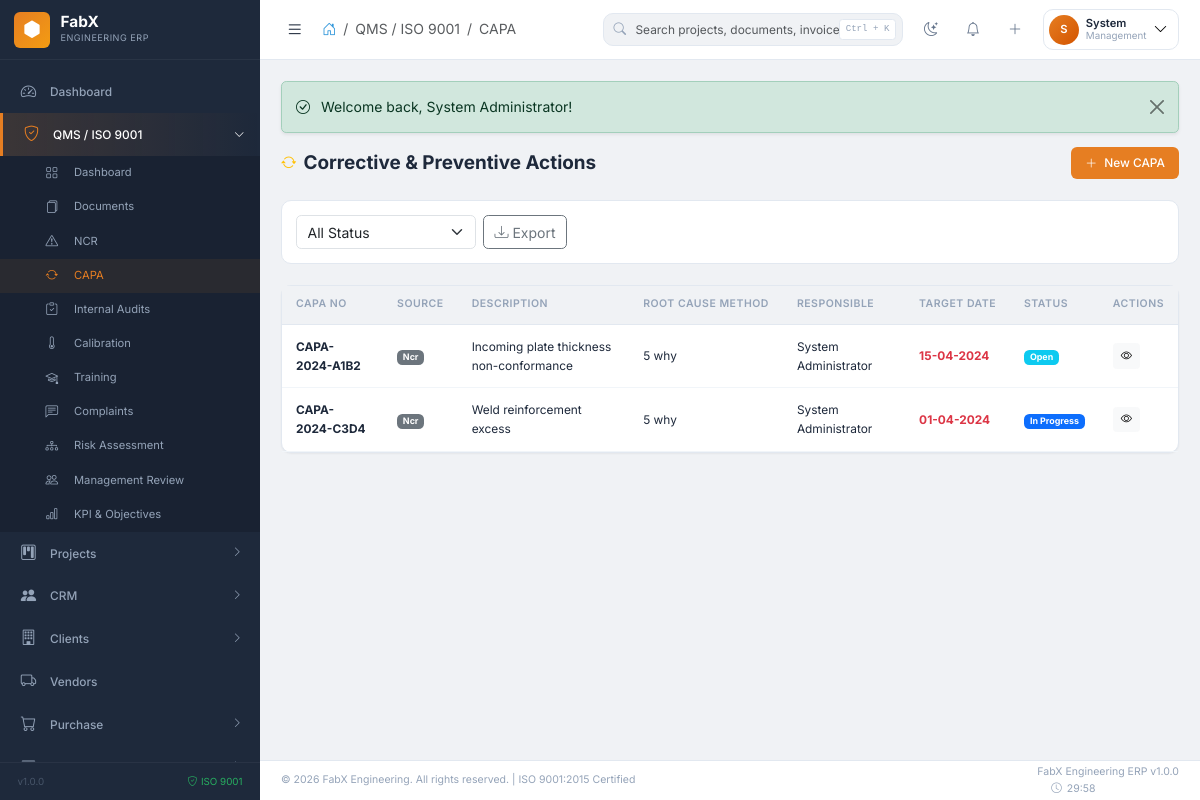
/qms/capa (signed in), run on the app's committed database.
### tables this page shows
CREATE TABLE fabx_capa (
    id INT AUTO_INCREMENT PRIMARY KEY,
    capa_no VARCHAR(50) NOT NULL UNIQUE,
    source_type ENUM('ncr','audit','complaint','risk','management_review','other') NOT NULL,
    source_id INT,
    description TEXT NOT NULL,
    root_cause_analysis TEXT,
    root_cause_method ENUM('5_why','fishbone','pareto','fmea','other') DEFAULT '5_why',
    corrective_action TEXT,
    preventive_action TEXT,
    responsible_person INT,
    department_id INT,
    target_date DATE,
    implementation_date DATE,
    effectiveness_check TEXT,
    effectiveness_verified_by INT,
    effectiveness_date DATE,
    effectiveness_result ENUM('effective','partially_effective','not_effective') DEFAULT NULL,
    status ENUM('open','in_progress','implemented','verified','closed','cancelled') DEFAULT 'open',
    created_by INT,
    created_at TIMESTAMP DEFAULT CURRENT_TIMESTAMP,
    updated_at TIMESTAMP DEFAULT CURRENT_TIMESTAMP ON UPDATE CURRENT_TIMESTAMP,
    FOREIGN KEY (responsible_person) REFERENCES fabx_users(id),
    FOREIGN KEY (effectiveness_verified_by) REFERENCES fabx_users(id),
    FOREIGN KEY (department_id) REFERENCES fabx_departments(id),
    FOREIGN KEY (created_by) REFERENCES fabx_users(id),
    INDEX idx_capa_no (capa_no),
    INDEX idx_status (status)
);

### modules/qms/QMSController.php (called while the page is built, shortened)
<?php
class QMSController extends Controller {
    public function capa(): void {
        $page = (int)($_GET['page'] ?? 1);
        $where = "WHERE 1=1";
        $params = [];
        $capas = $this->db->fetchAll(
            "SELECT c.*, CONCAT(u.first_name, ' ', u.last_name) as responsible_name, d.name as department_name
             FROM " . $this->db->table("capa") . " c
             LEFT JOIN " . $this->db->table("users") . " u ON c.responsible_person = u.id
             LEFT JOIN " . $this->db->table("departments") . " d ON c.department_id = d.id
             {$where} ORDER BY c.created_at DESC LIMIT ? OFFSET ?",
            array_merge($params, [DEFAULT_PER_PAGE, ($page - 1) * DEFAULT_PER_PAGE])
        );
        $total = (int)$this->db->fetchValue("SELECT COUNT(*) FROM " . $this->db->table("capa") . " c {$where}", $params);
        $this->view('capa/list', [
            'page_title' => 'CAPA',
            'breadcrumb_module' => 'QMS / ISO 9001',
            'breadcrumb_page' => 'CAPA',
            'capas' => $capas,
            'pagination' => paginate($total, $page),
            'filters' => compact('status')
        ]);
    }
}

### config/config.php (called while the page is built, shortened)
<?php
spl_autoload_register(function ($class) {
    $prefixes = [
        'Core\\' => FABX_ROOT . '/core/',
        'Modules\\' => FABX_ROOT . '/modules/',
    ];
    foreach ($prefixes as $prefix => $baseDir) {
        $len = strlen($prefix);
        if (strncmp($prefix, $class, $len) === 0) {
            $relativeClass = substr($class, $len);
            $file = $baseDir . str_replace('\\', '/', $relativeClass) . '.php';
            if (file_exists($file)) {
                return;
            }
        }
    }
});
require_once FABX_ROOT . '/includes/functions.php';
require_once FABX_ROOT . '/includes/security.php';

### core/Database.php (called while the page is built, shortened)
<?php
class Database {
    private static ?self $instance = null;
    private mysqli $connection;
    private string $prefix;
    private function __construct() {
        $this->prefix = DB_PREFIX;
        $this->connection = new mysqli(DB_HOST, DB_USER, DB_PASS, DB_NAME);
        $this->connection->set_charset(DB_CHARSET);
    }
    public static function getInstance(): self {
        if (self::$instance === null) {
            self::$instance = new self();
        }
        return self::$instance;
    }
    public function query(string $sql, array $params = []): \mysqli_stmt|false {
        $stmt = $this->connection->prepare($sql);
        if (!empty($params)) {
            $types = '';
            $values = [];
            foreach ($params as $param) {
                if (is_int($param)) {
                    $types .= 'i';
                } elseif (is_float($param)) {
                    $types .= 'd';
                } elseif (is_bool($param)) {
                    $types .= 'i';
                    $param = $param ? 1 : 0;
                } else {
                    $types .= 's';
                }
                $values[] = $param;
            }
            $stmt->bind_param($types, ...$values);
        }
        return $stmt;
    }
    public function fetchAll(string $sql, array $params = []): array {
        $stmt = $this->query($sql, $params);
        $stmt->execute();
        $result = $stmt->get_result();
        $rows = $result->fetch_all(MYSQLI_ASSOC);
        return $rows;
    }
    public function table(string $name): string {
        return $this->prefix . $name;
    }
}

### includes/security.php (called while the page is built, shortened)
<?php
function e(string $text): string {
    return htmlspecialchars($text, ENT_QUOTES, 'UTF-8');
}

### modules/qms/views/capa/list.php (the view, shortened to what this page needs)
<div class="page-header">
  <h1 class="page-title"><i class="bi bi-arrow-repeat text-warning"></i> Corrective & Preventive Actions</h1>
  <div class="page-actions">
    <a href="<?= base_url('qms/capa/create') ?>" class="btn btn-fx btn-fx-primary"><i class="bi bi-plus-lg"></i> New CAPA</a>
  </div>
</div>
<div class="filters-bar">
  <form class="d-flex gap-2 flex-wrap w-100">
    <select name="status" class="form-select" style="width:180px" onchange="this.form.submit()">
      <option value="">All Status</option>
    </select>
    <button type="button" class="btn btn-outline-secondary" onclick="exportTableToCSV('capaTable','capa_<?= date('Y-m-d') ?>.csv')"><i class="bi bi-download"></i> Export</button>
  </form>
</div>
<div class="fx-card">
  <div class="fx-card-body p-0">
    <div class="table-responsive-fx">
      <table class="fx-table mb-0" id="capaTable">
        <thead><tr><th>CAPA No</th><th>Source</th><th>Description</th><th>Root Cause Method</th><th>Responsible</th><th>Target Date</th><th>Status</th><th class="actions">Actions</th></tr></thead>
        <tbody>
          <?php if (!empty($capas)): foreach ($capas as $c): ?>
          <tr>
            <td><strong><?= e($c['capa_no']) ?></strong></td>
            <td><span class="badge bg-secondary"><?= ucfirst(str_replace('_',' ',$c['source_type'])) ?></span></td>
            <td><?= e(truncate($c['description'],55)) ?></td>
            <td><?= ucfirst(str_replace('_',' ',$c['root_cause_method'] ?? '—')) ?></td>
            <td><?= e($c['responsible_name'] ?? '—') ?></td>
            <td><?php $td=$c['target_date']; $overdue=$td&&strtotime($td)<time()&&$c['status']!=='closed'; ?>
              <span class="<?= $overdue?'text-danger fw-bold':'' ?>"><?= format_date($td) ?></span>
            </td>
            <td><?= status_badge($c['status']) ?></td>
            <td class="actions">
              <a href="<?= base_url('qms/capa/view/'.$c['id']) ?>" class="btn btn-sm btn-light" title="View"><i class="bi bi-eye"></i></a>
            </td>
          </tr>
          <?php endforeach; endif; ?>
        </tbody>
      </table>
    </div>
  </div>
</div>

### includes/functions.php (shortened to what this page needs)
<?php
function base_url(string $path = ''): string {
    return APP_URL . '/' . ltrim($path, '/');
}
function format_date(?string $date, string $format = DATE_FORMAT): string {
    $d = DateTime::createFromFormat(DB_DATE_FORMAT, $date);
    return $d->format($format);
}
function truncate(string $text, int $length = 100, string $suffix = '...'): string {
    if (strlen($text) <= $length) return $text;
    return substr($text, 0, $length) . $suffix;
}
function status_badge(string $status): string {
    $badges = [
        'active' => 'success',
        'inactive' => 'secondary',
        'pending' => 'warning',
        'approved' => 'success',
        'rejected' => 'danger',
        'completed' => 'success',
        'in_progress' => 'primary',
        'on_hold' => 'warning',
        'cancelled' => 'danger',
        'delayed' => 'danger',
        'open' => 'info',
        'closed' => 'secondary',
        'draft' => 'light',
        'submitted' => 'primary',
        'under_review' => 'warning',
        'planning' => 'info',
        'design' => 'primary',
        'procurement' => 'warning',
        'production' => 'success',
        'assembly' => 'primary',
        'painting' => 'info',
        'dispatch' => 'warning',
        'installation' => 'primary',
        'paid' => 'success',
        'unpaid' => 'danger',
        'partial' => 'warning',
        'overdue' => 'danger',
    ];
    $class = $badges[strtolower($status)] ?? 'secondary';
    $label = ucwords(str_replace('_', ' ', $status));
    return '<span class="badge bg-' . $class . '">' . $label . '</span>';
}

### assets/css/fabx-theme.css (style rules this page uses)
:root { --primary: #2c3e50; --primary-dark: #1a252f; --primary-light: #34495e; --secondary: #6c757d; --accent: #e67e22; --accent-light: #f39c12; --accent-dark: #d35400; --info: #3498db; --success: #27ae60; --warning: #f39c12; --danger: #e74c3c; --bg-body: #f0f2f5; --bg-card: #ffffff; --bg-sidebar: #1e293b; --bg-sidebar-hover: #0f172a; --bg-navbar: #ffffff; --text-primary: #1e293b; --text-secondary: #64748b; --text-muted: #94a3b8; --border-color: #e2e8f0; --border-light: #f1f5f9; --shadow-sm: 0 1px 2px 0 rgba(0,0,0,0.05); --shadow: 0 1px 3px 0 rgba(0,0,0,0.1), 0 1px 2px -1px rgba(0,0,0,0.1); --shadow-md: 0 4px 6px -1px rgba(0,0,0,0.1), 0 2px 4px -2px rgba(0,0,0,0.1); --shadow-lg: 0 10px 15px -3px rgba(0,0,0,0.1), 0 4px 6px -4px rgba(0,0,0,0.1); --shadow-xl: 0 20px 25px -5px rgba(0,0,0,0.1), 0 8px 10px -6px rgba(0,0,0,0.1); --sidebar-width: 260px; --sidebar-collapsed: 70px; --navbar-height: 60px; --footer-height: 40px; --font-sans: 'Inter', -apple-system, BlinkMacSystemFont, sans-serif; --font-mono: 'SF Mono', monospace; --radius-sm: 6px; --radius: 10px; --radius-lg: 14px; --radius-xl: 20px; --transition-fast: 0.15s ease; --transition: 0.2s ease; --transition-slow: 0.3s ease; }
*, *::before, *::after { box-sizing: border-box; margin: 0; }
html { font-size: 14px; }
body { font-family: var(--font-sans); background: var(--bg-body); color: var(--text-primary); line-height: 1.6; -webkit-font-smoothing: antialiased; overflow-x: hidden; }
.fx-card { background: var(--bg-card); border: 1px solid var(--border-color); border-radius: var(--radius); box-shadow: var(--shadow-sm); transition: box-shadow var(--transition), transform var(--transition); }
.fx-card-body { padding: 1.25rem; }
.fx-table { width: 100%; border-collapse: collapse; }
.fx-table thead th { background: var(--bg-body); padding: 0.75rem 1rem; font-size: 0.75rem; font-weight: 600; text-transform: uppercase; letter-spacing: 0.5px; color: var(--text-muted); border-bottom: 1px solid var(--border-color); white-space: nowrap; }
.fx-table tbody td { padding: 0.875rem 1rem; font-size: 0.85rem; color: var(--text-primary); border-bottom: 1px solid var(--border-light); vertical-align: middle; }
.fx-table .actions { white-space: nowrap; }
.fx-table .actions .btn { padding: 0.25rem 0.5rem; font-size: 0.8rem; }
.btn-fx { display: inline-flex; align-items: center; gap: 0.5rem; padding: 0.5rem 1rem; font-size: 0.85rem; font-weight: 500; border-radius: var(--radius-sm); border: none; cursor: pointer; transition: all var(--transition-fast); }
.btn-fx-primary { background: var(--accent); color: #fff; }
.page-header { display: flex; align-items: center; justify-content: space-between; margin-bottom: 1.5rem; flex-wrap: wrap; gap: 1rem; }
.page-title { font-size: 1.35rem; font-weight: 700; color: var(--text-primary); margin: 0; display: flex; align-items: center; gap: 0.5rem; }
.page-title i { color: var(--accent); font-size: 1.1rem; }
.filters-bar { background: var(--bg-card); border: 1px solid var(--border-color); border-radius: var(--radius); padding: 1rem; margin-bottom: 1.5rem; display: flex; gap: 1rem; flex-wrap: wrap; align-items: flex-end; }

### assets/css/custom.css (style rules this page uses)
.table-responsive-fx { overflow-x: auto; -webkit-overflow-scrolling: touch; }

### data on the page
fabx_capa: capa_no "CAPA-2024-A1B2", source_type "Ncr", description "Incoming plate thickness non-conformance", root_cause_method "5 why", responsible_name "System Administrator", target_date "15-04-2024", status "Open"
fabx_capa: capa_no "CAPA-2024-C3D4", source_type "Ncr", description "Weld reinforcement excess", root_cause_method "5 why", responsible_name "System Administrator", target_date "01-04-2024", status "In Progress"

### other printed values
$item['label'] "Dashboard"
$item['label'] "QMS / ISO 9001"
$sub['label'] "Dashboard"
$sub['label'] "Documents"
$sub['label'] "NCR"
$sub['label'] "CAPA"
$sub['label'] "Internal Audits"
$sub['label'] "Calibration"
$sub['label'] "Training"
$sub['label'] "Complaints"
$sub['label'] "Risk Assessment"
$sub['label'] "Management Review"
$sub['label'] "KPI & Objectives"
$item['label'] "Projects"
$item['label'] "CRM"
